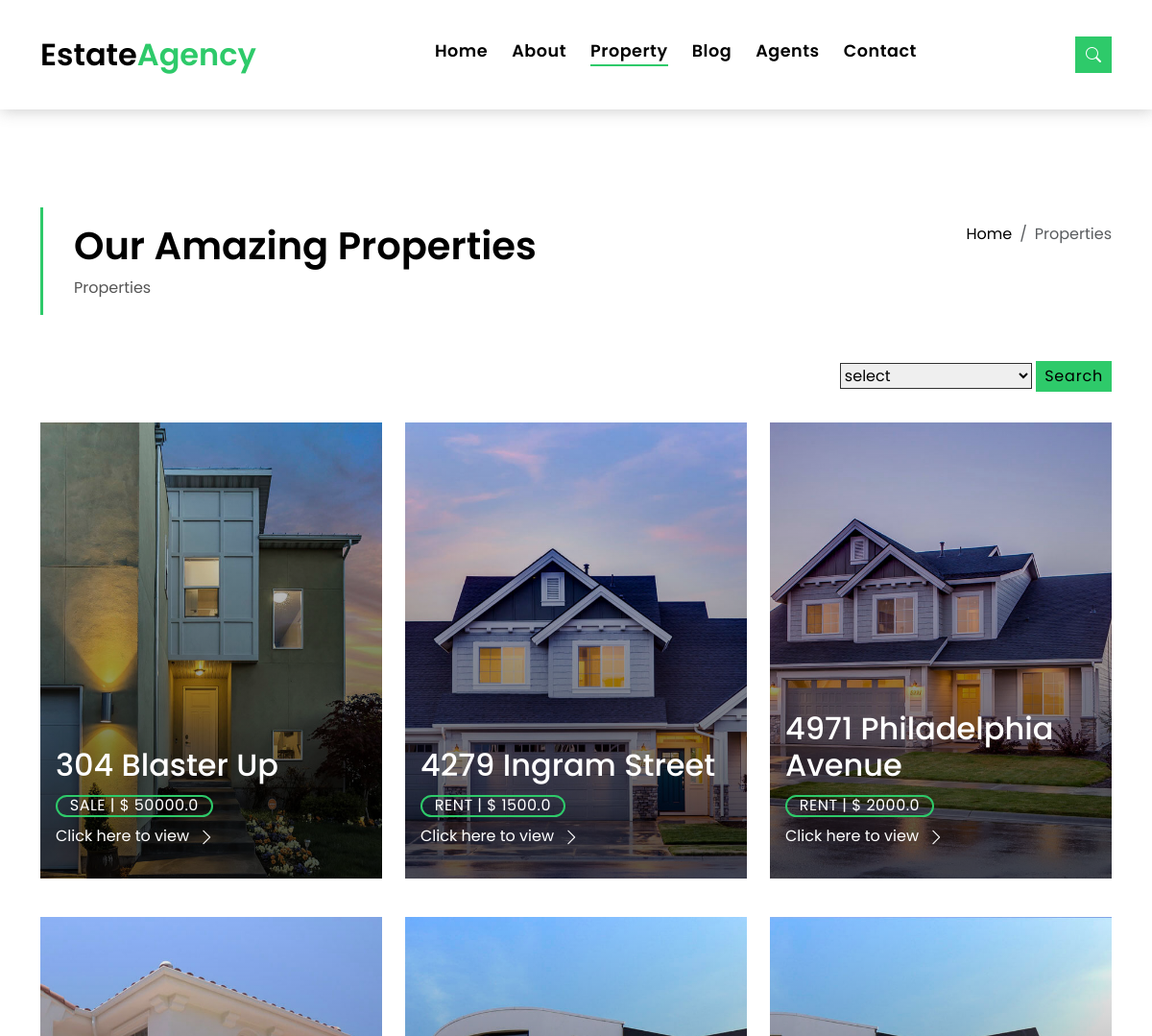
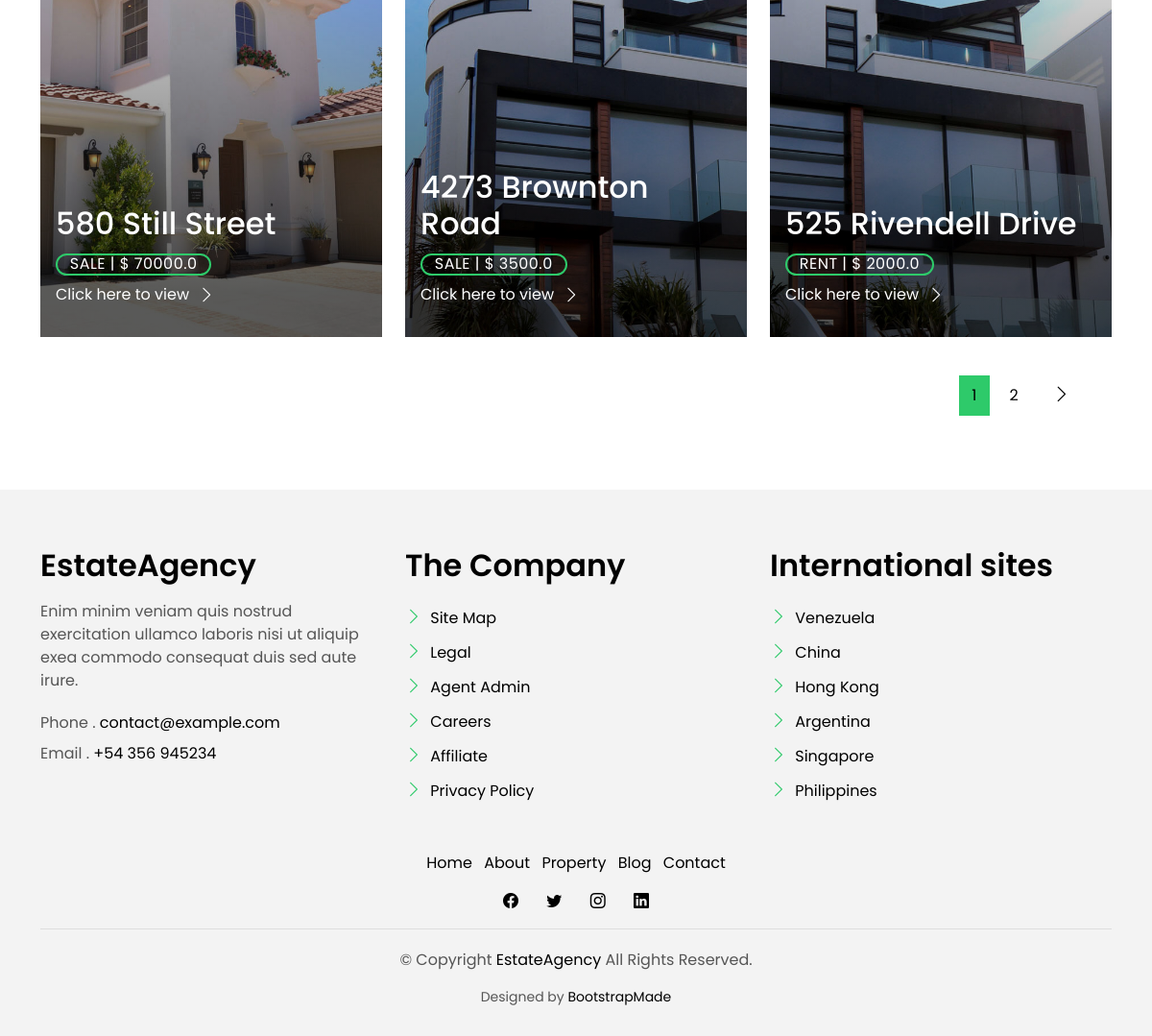
Page /propertyGrid/ on the committed database (2 pictures, top to bottom).
### Main/models.py (models this page shows, shortened)
class Property(models.Model):
    prop_name = models.CharField(max_length=200)
    location = models.CharField(max_length=200)
    price=models.FloatField(max_length=50)
    description=models.TextField()
    propertyType=models.CharField(max_length=50)
    status = models.CharField(max_length=200)
    area = models.FloatField()
    beds = models.IntegerField()
    baths = models.IntegerField()
    garage = models.IntegerField(null=True,default=0)
    map_location=models.URLField()
    floor_plans=models.ImageField(upload_to='floor_plans')
    amenities=models.ManyToManyField(Amenities)
    agent=models.ForeignKey(Agent,on_delete=models.CASCADE,related_name='agentProperty')

class Image(models.Model):
    property=models.ForeignKey(Property,on_delete=models.CASCADE,related_name="propertyImages")
    building=models.ImageField(upload_to='property')

### Main/views.py (the view)
# urls.py: path('propertyGrid/',views.propertyGrid,name='propertyGrid'),
def propertyGrid(request):
    property=Property.objects.all()
    page=Paginator(property,6)
    page_list=request.GET.get('page')
    page=page.get_page(page_list)
    images=[]
    for p in page.object_list:
        img=Image.objects.filter(property_id=p.id).first()
        images.append(img)
    info=zip(page.object_list,images)
    return render(request,"property-grid.html",{"info":info,"page":page})

### templates/property-grid.html (shortened to what this page needs)
{% extends 'base.html' %}
{% load static %}
{% block propertyactive %} active{% endblock propertyactive %}
{% block content %}
  <main id="main">
    <section class="intro-single">
      <div class="container">
        <div class="row">
          <div class="col-md-12 col-lg-8">
            <div class="title-single-box">
              <h1 class="title-single">Our Amazing Properties</h1>
              <span class="color-text-a">Properties</span>
            </div>
          </div>
          <div class="col-md-12 col-lg-4">
            <nav aria-label="breadcrumb" class="breadcrumb-box d-flex justify-content-lg-end">
              <ol class="breadcrumb">
                <li class="breadcrumb-item">
                  <a href="/">Home</a>
                </li>
                <li class="breadcrumb-item active" aria-current="page">
                  Properties
                </li>
              </ol>
            </nav>
          </div>
        </div>
      </div>
    </section>
    <section class="property-grid grid">
      <div class="container">
        <div class="row">
          <div class="col-sm-12">
            <div class="grid-option">
              <form method="POST" action="/filter/">
                <select class="custom-select" name="category">
                  <option value="">select</option>
                </select>
                <button type="submit" class="btn btn-b" style="padding: 0.2rem 0.5rem; ">Search</button>
              </form>
            </div>
          </div>
          {%for p,i in info %}
          <div class="col-md-4">
            <div class="card-box-a card-shadow">
              <div class="img-box-a">
                <img src="{{i.building.url}}" alt="" class="img-a img-fluid">
              </div>
              <div class="card-overlay">
                <div class="card-overlay-a-content">
                  <div class="card-header-a">
                    <h2 class="card-title-a">
                      <a href="/property/{{p.id}}/">{{p.prop_name}}
                      </a>
                    </h2>
                  </div>
                  <div class="card-body-a">
                    <div class="price-box d-flex">
                      <span class="price-a">{{p.status}} | $ {{p.price}}</span>
                    </div>
                    <a href="/property/{{p.id}}/" class="link-a">Click here to view
                      <span class="bi bi-chevron-right"></span>
                    </a>
                  </div>
                </div>
              </div>
            </div>
          </div>
          {% endfor %}
        <div class="row">
          <div class="col-sm-12">
            <nav class="pagination-a">
              <ul class="pagination justify-content-end">
                {% for num_page in page.paginator.page_range%}
                 {% if page.number == num_page %}
                <li class="page-item active">
                  <a class="page-link" href="{% url 'propertyGrid' %}?page={{num_page}}">{{num_page}}</a>
                </li>
                 {% else %}
                 <li class="page-item">
                  <a class="page-link" href="{% url 'propertyGrid' %}?page={{num_page}}">{{num_page}}</a>
                </li>
                {% endif %}
                {% endfor %}
                <li class="page-item next">
                  {% if page.has_next %}
                  <a class="page-link" href="{% url 'propertyGrid' %}?page={{page.next_page_number}}">
                    <span class="bi bi-chevron-right"></span>
                  </a>
                  {% endif %}
                </li>
              </ul>
            </nav>
          </div>
        </div>
      </div>
      </div>
    </section>
  </main>
  {% endblock %}

### static/css/style.css (style rules this page uses)
body { font-family: "Poppins", sans-serif; color: #555555; }
h1, h2, h3, h4, h5, h6 { color: #000000; }
a { color: #000000; text-decoration: none; transition: all 0.5s ease; }
.link-a { text-decoration: none; color: #ffffff; text-decoration: none; }
@media (min-width: 768px) { .link-a { font-size: 0.9rem; } }
@media (min-width: 992px) { .link-a { font-size: 1rem; } }
.link-a span { font-size: 18px; vertical-align: middle; margin-left: 5px; }
@media (min-width: 768px) { .link-a span { font-size: 1.5rem; } }
@media (min-width: 992px) { .link-a span { font-size: 18px; } }
.color-text-a { text-decoration: none; color: #555555; }
.pagination-a { text-decoration: none; }
.pagination-a .pagination .page-link { margin: 0 0.2rem; border-color: transparent; padding: 0.5rem 0.8rem; color: #000000; }
.pagination-a .pagination .page-link span { font-size: 1.2rem; }
.pagination-a .pagination .next .page-link { padding: 0.4rem 0.9rem; }
.pagination-a .pagination .page-item:last-child .page-link { border-top-right-radius: 0; border-bottom-right-radius: 0; }
.pagination-a .pagination .page-item.active .page-link { background-color: #2eca6a; }
.btn { transition: 0.5s ease; }
.btn.btn-a, .btn.btn-b { border-radius: 0; padding: 1rem 3rem; letter-spacing: 0.05rem; }
.btn.btn-b { background-color: #2eca6a; color: #000000; }
.intro-single { padding: 12rem 0 3rem; }
.intro-single .title-single-box { padding: 1rem 0 1rem 2rem; }
.intro-single .title-single-box { border-left: 3px solid #2eca6a; }
.intro-single .title-single-box .title-single { font-weight: 600; font-size: 2.2rem; }
@media (min-width: 768px) { .intro-single .title-single-box .title-single { font-size: 2.1rem; } }
@media (min-width: 992px) { .intro-single .title-single-box .title-single { font-size: 2.5rem; } }
.intro-single .breadcrumb-box { padding: 1rem 0 0 0.5rem; }
.intro-single .breadcrumb { background-color: transparent; padding-right: 0; padding-left: 0; }
.card-box-a span, .card-box-b span, .card-box-c span, .card-box-d span { line-height: 0; }
@media (min-width: 768px) { .grid .card-box-a, .grid .card-box-b, .grid .card-box-c, .grid .card-box-d { margin-bottom: 2.5rem; } }
.card-box-a, .card-box-b, .card-box-d { position: relative; overflow: hidden; -webkit-backface-visibility: hidden; backface-visibility: hidden; }
.card-box-a .img-a, .card-box-a .img-b, .card-box-b .img-a, .card-box-b .img-b { transition: 0.8s all ease-in-out; }
@media (min-width: 768px) { .card-box-a .price-a, .card-box-b .price-a { font-size: 0.9rem; } }
@media (min-width: 992px) { .card-box-a .price-a, .card-box-b .price-a { font-size: 1rem; } }
.card-overlay { position: absolute; width: 100%; height: 100%; top: 0; left: 0; }
.card-shadow { -webkit-backface-visibility: hidden; backface-visibility: hidden; }
.card-shadow:before { content: " "; position: absolute; top: 0; left: 0; width: 100%; height: 100%; z-index: 1; background: linear-gradient(to bottom, rgba(0, 0, 0, 0) 0%, rgba(0, 0, 0, 0.2) 27%, rgba(0, 0, 0, 0.65) 90%); }
.card-overlay-a-content { transition: all 0.5s ease-in; position: absolute; width: 100%; bottom: 0px; z-index: 2; }
@media (min-width: 768px) { .card-overlay-a-content { bottom: -20px; } }
@media (min-width: 992px) { .card-overlay-a-content { bottom: 0px; } }
.card-header-a { padding: 0 1rem; }
.card-header-a .card-title-a { color: #ffffff; margin-bottom: 0; padding-bottom: 0.7rem; }
@media (min-width: 768px) { .card-header-a .card-title-a { font-size: 1.3rem; } }
@media (min-width: 992px) { .card-header-a .card-title-a { font-size: 2rem; } }
.card-header-a .card-title-a a { color: #ffffff; text-decoration: none; }
.card-body-a { z-index: 2; transition: all 0.5s ease-in; padding: 0rem 1rem 2rem 1rem; }
.card-body-a .price-box { padding-bottom: 0.5rem; }
.price-a { color: #ffffff; padding: 0.6rem 0.8rem; border: 2px solid #2eca6a; border-radius: 50px; text-transform: uppercase; letter-spacing: 0.03em; }
.property-grid .grid-option { text-align: right; margin-bottom: 2rem; }
.property-grid .grid-option .custom-select { border-radius: 0; width: 200px; border-color: #313131; }
.property-grid .grid-option .custom-select option { border-color: #313131; }

### rows in the picture
Property: building (picture), prop_name "304 Blaster Up", status "SALE", price "50000.0"
Property: building (picture), prop_name "4279 Ingram Street", status "RENT", price "1500.0"
Property: building (picture), prop_name "4971 Philadelphia Avenue", status "RENT", price "2000.0"
Property: building (picture), prop_name "580 Still Street", status "SALE", price "70000.0"
Property: building (picture), prop_name "4273 Brownton Road", status "SALE", price "3500.0"
Property: building (picture), prop_name "525 Rivendell Drive", status "RENT", price "2000.0"

### other values in the picture
{{ num_page }} "1"
{{ num_page }} "2"
